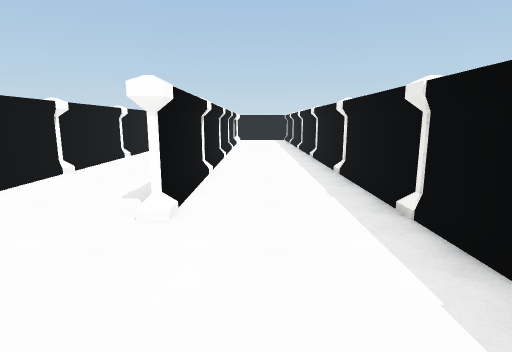
view 1 (above)

24 first-person views from a walk through a 3-D level made in the Unity game engine. The camera is 1.4 m above the floor, tilts 10° down and sees 80° across. The floor is counted in squares, 1 m on a side. Each view is taken from the middle of a square. On the plan, view 1 faces up. The plan holds only what a view shows up to about 14 squares ahead; the rest is blank. The place goes on beyond the plan. The player character is not drawn. Surface patterns are stand-ins for the level's own textures.

view 2
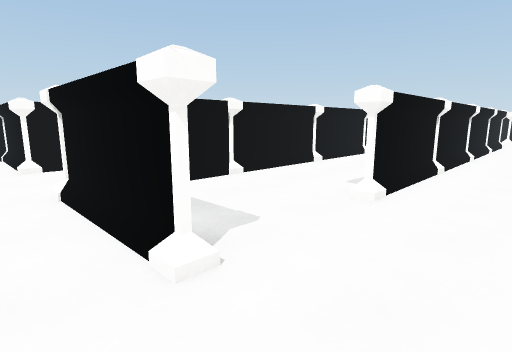

view 3
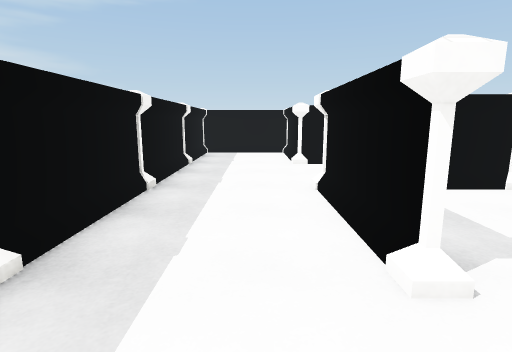

view 4
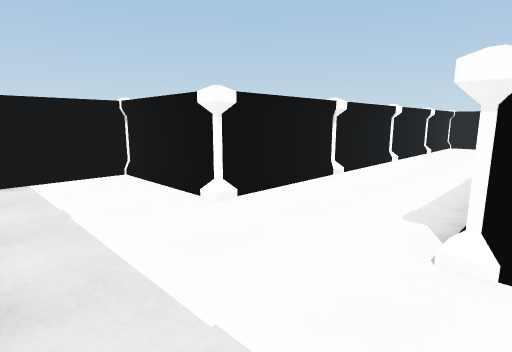

view 5
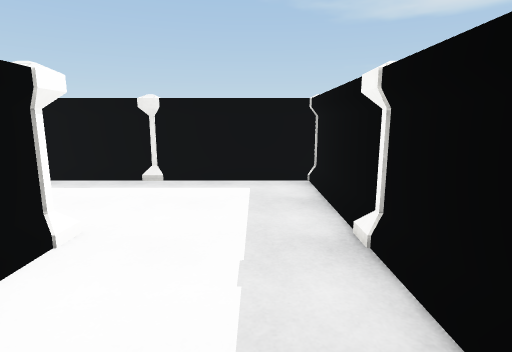

view 6
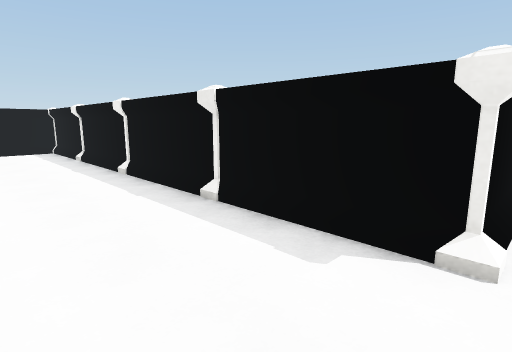

view 7
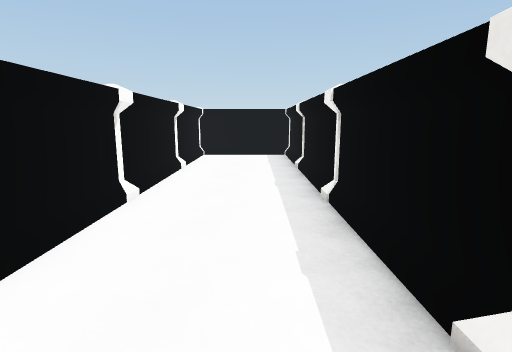

view 8
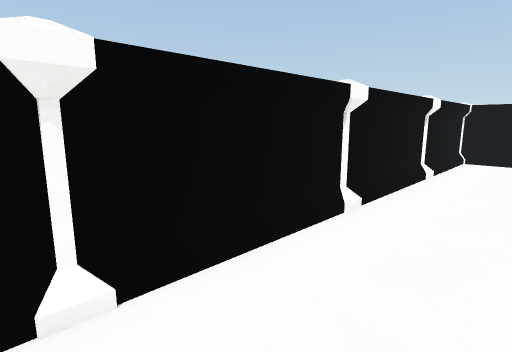

view 9
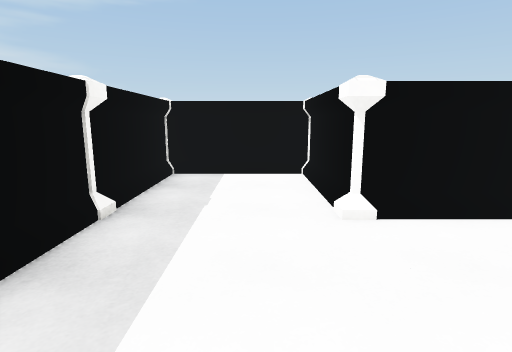

view 10
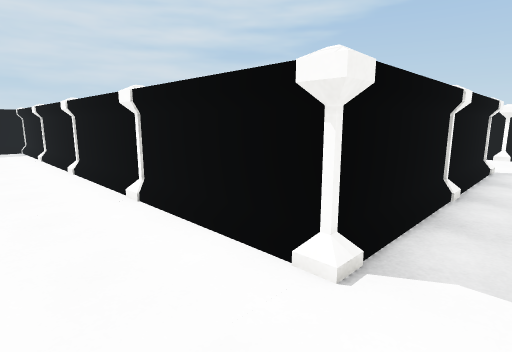

view 11
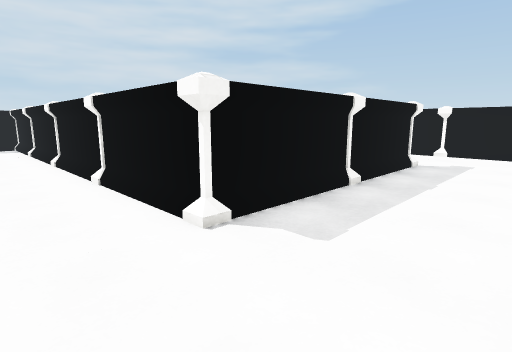

view 12
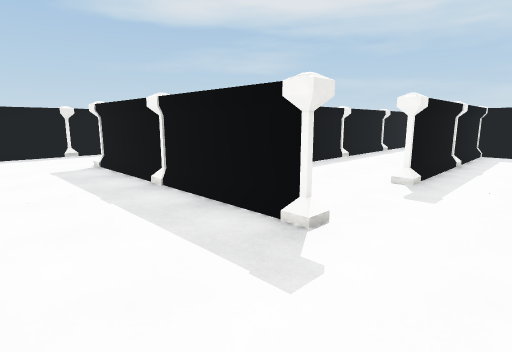

view 13
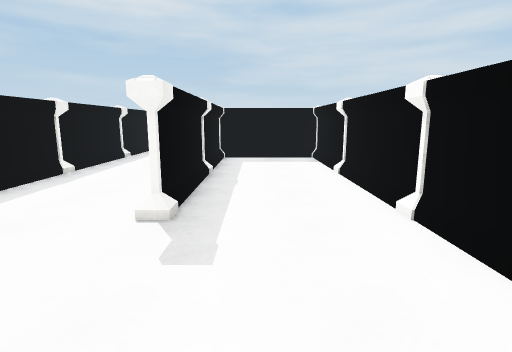

view 14
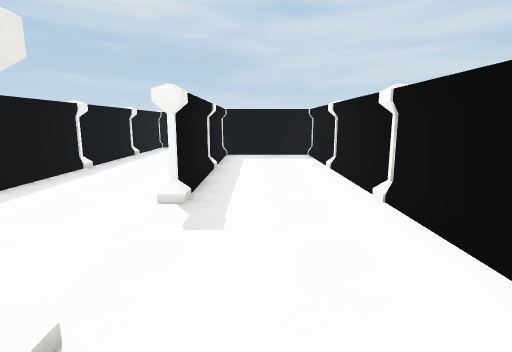

view 15
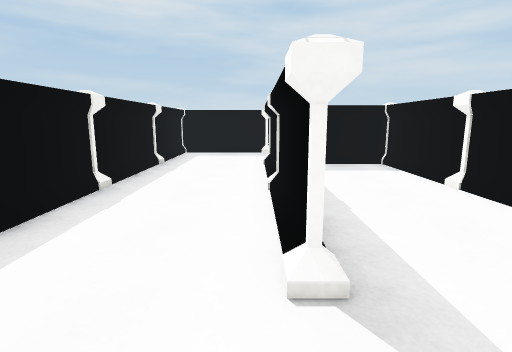

view 16
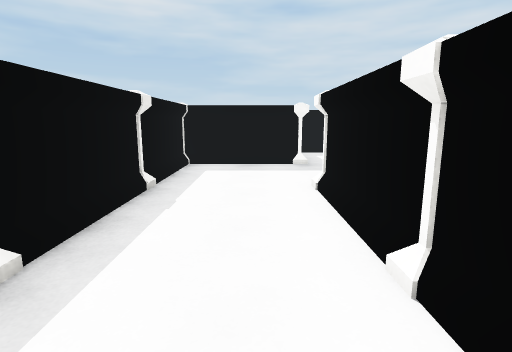

view 17
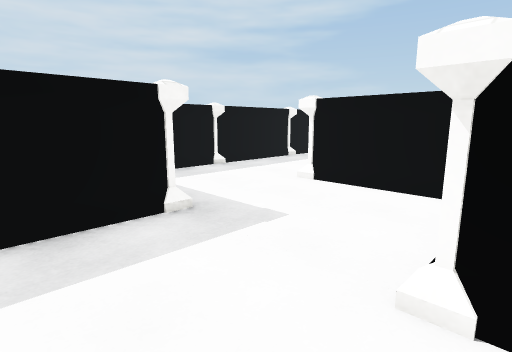

view 18
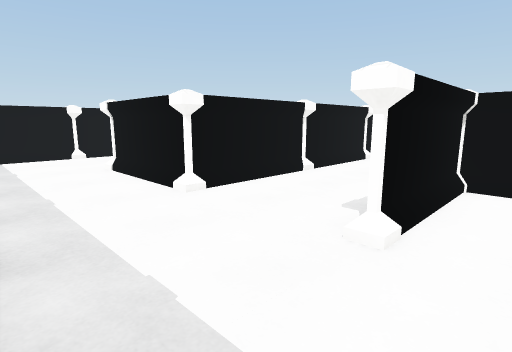

view 19
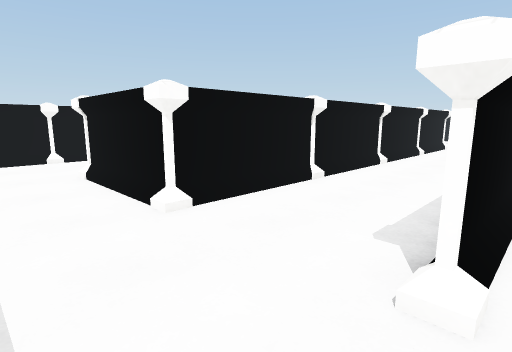

view 20
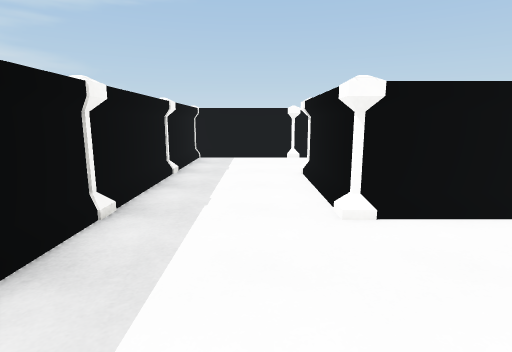

view 21
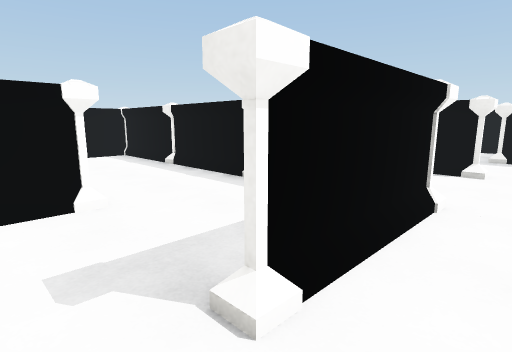

view 22
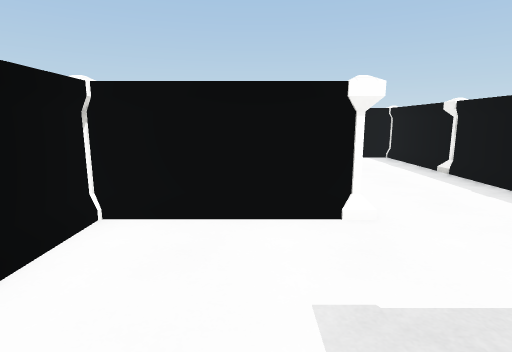

view 23
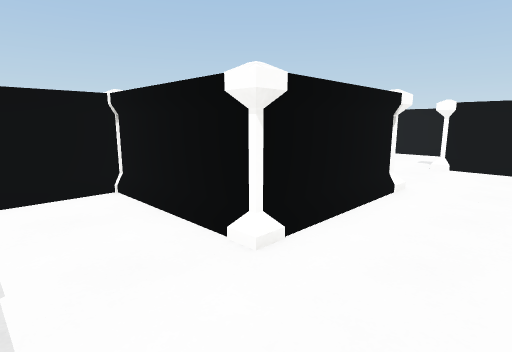

view 24
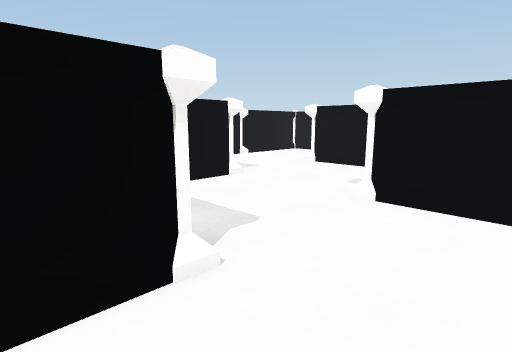

### Floor plan
Points are (right, up) in squares from view 1. A wall is a line through its corners. A room is listed if a view was taken in it or the views show most of it. See-through windows are left out.
Room 1 (views 1, 2, 3, 4, 5, 6, 7, 8, 9, 10, 11, 12, 13, 14, 15, 16, 17, 18, 19, 20, 21, 22, 23, 24)
walls: (-13.5, 12.2) (-13.5, 4.5) (-13.5, 12.4); (-9.5, 5.5) (-9.5, 11.5); (-9.5, 4.5) (-9.5, 0.5) (-12.5, 0.5); (-17.5, 4.5) (-13.5, 4.5); (-9.5, 1.4) (-9.5, 4.6); (-13.5, 0.5) (-9.5, 0.5); (-13.5, 0.5) (-13.5, -3.5); (-5.5, 5.4) (-5.5, 16.5) (-8.5, 16.5); (-12.6, 16.5) (-5.5, 16.5) (-5.5, 0.6); (-21.5, 5.4) (-21.5, 12.5) (-24.5, 12.5); (-21.5, 4.5) (-21.5, 0.5) (-24.5, 0.5); (-9.5, 16.5) (-9.5, 4.6); (-5.5, 1.8) (-5.5, 4.5); (-21.5, 13.6) (-21.5, 4.6); (-12.5, -3.5) (-10.4, -3.5); (-17.5, 18.8) (-17.5, 0.5); (-16.5, -3.5) (-15.9, -3.5); (-8.5, -3.5) (-6.4, -3.5); (-25.5, 8.5) (-25.5, 5); (-25.5, 4.5) (-29.5, 4.5) (-29.5, -3.5); (-1.5, 15.2) (-1.5, 18.8); (-20.5, -3.5) (-18.4, -3.5); (-1.5, 0.5) (-5.5, 0.5); (-1.5, 16.4) (-1.5, 4.6); (-4.5, -3.5) (-2.4, -3.5); (2.5, 9.4) (2.5, 11.4); (2.5, 5.4) (2.5, 7.5); (-26.5, 16.5) (-28.5, 16.5); (-24.5, -3.5) (-22.4, -3.5); (2.5, 13.4) (2.5, 14); (2.5, 1.4) (2.5, 3.5); (-0.6, -3.5) (1.5, -3.5); (-29.5, 12.5) (-29.5, 11.1); (2.5, -2.5) (2.5, -0.5); (-28.4, -3.5) (-26.4, -3.5); (-33.5, 16.5) (-33.5, 16)
objects: pillar (-34, 17); other object (-30, -4) to (-29, -4); pillar (-30, 16) to (-29, 17); pillar (-29, 1); pillar (-29, 5); pillar (-29, 13); pillar (-26, -4) to (-25, -4); pillar (-26, 0) to (-25, 1); pillar (-26, 12) to (-25, 13); pillar (-25, 5); pillar (-25, 9); pillar (-22, -4) to (-21, -4); pillar (-21, 1); pillar (-21, 5); pillar (-21, 9); pillar (-21, 13); pillar (-18, -4) to (-17, -4); pillar (-18, 0) to (-17, 1); pillar (-17, 5); pillar (-17, 9); pillar (-17, 13); pillar (-17, 17); pillar (-14, -4) to (-13, -4); pillar (-14, 1) to (-13, 1); pillar (-14, 13) to (-13, 13); pillar (-14, 16) to (-13, 17); pillar (-13, 5); pillar (-13, 9); pillar (-10, -4) to (-9, -4); pillar (-9, 1); pillar (-9, 5); pillar (-9, 9); pillar (-9, 13); pillar (-9, 17); pillar (-6, -4) to (-5, -4); pillar (-6, 0) to (-5, 1); pillar (-5, 5); pillar (-5, 9); pillar (-5, 13); pillar (-5, 17); pillar (-2, -4) to (-1, -4); pillar (-2, 4) to (-1, 5); pillar (-1, 1); pillar (-1, 9); pillar (-1, 13); pillar (-1, 17); pillar (2, -4) to (3, -3); pillar (2, 0) to (3, 1); pillar (2, 4) to (3, 5); pillar (2, 8) to (3, 9); other object (2, 12) to (3, 13)

Where each view was taken, in squares from view 1:
view 1: 0 up, 0 right, facing up
view 2: 1 down, 1 right, facing up-left
view 3: 1 down, 1 right, facing left
view 4: 3 down, 5 left, facing up-left
view 5: 2 down, 5 left, facing right
view 6: 0 up, 9 left, facing up-right
view 7: 3 up, 7 left, facing up
view 8: 4 up, 7 left, facing up-left
view 9: 1 down, 5 left, facing left
view 10: 18 up, 3 left, facing down-left
view 11: 20 up, 3 left, facing down-left
view 12: 20 up, 16 left, facing down-right
view 13: 17 up, 15 left, facing down
view 14: 18 up, 15 left, facing down
view 15: 15 up, 13 left, facing down
view 16: 11 up, 12 left, facing down
view 17: 5 up, 11 left, facing down-left
view 18: 3 down, 16 left, facing up-left
view 19: 2 down, 17 left, facing up-left
view 20: 1 down, 17 left, facing left
view 21: 1 down, 27 left, facing up-right
view 22: 0 up, 27 left, facing up
view 23: 2 up, 23 left, facing up-left
view 24: 7 up, 23 left, facing up-left
